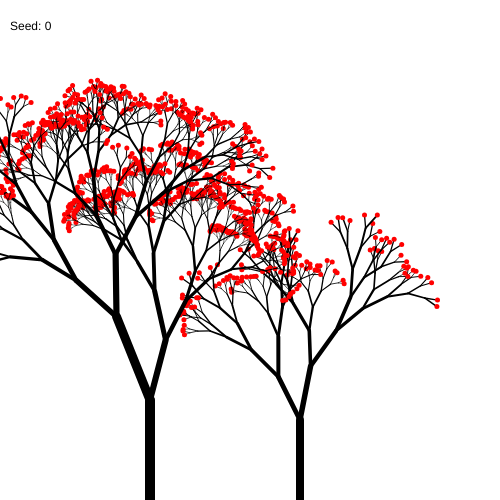
Frame 1 (no input)
Frame 60 (no input): identical to frame 1, image omitted
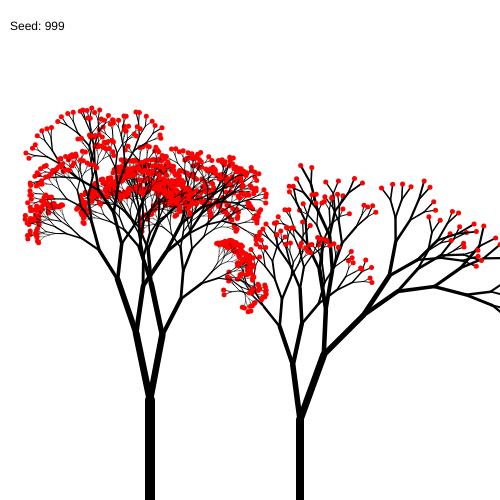
Frame 120 (the mouse pressed at the canvas centre since frame 60)

The p5.js sketch that drew these frames (run headless with seeded random() and noise() and a simulated clock; from frame 60 on, the mouse is pressed at the canvas centre):

// p5.js sketch
// ── sketch.js
let seed = 0

function setup() {
	createCanvas(500, 500)
}

function mousePressed() {
	seed = Math.floor(millis())
}

function draw() {
	background(255)
	randomSeed(seed)
	ramo(width * 0.6, height, -PI/2, 80, 7)

	ramo(width * 0.3, height, -PI/2, 100, 10)

	fill(0)
	text("Seed: " + seed, 10, 30)
}


function ramo(cx, cy, angolo, lunghezza, iterazione) {

	const px = cx + cos(angolo) * lunghezza
	const py = cy + sin(angolo) * lunghezza

	strokeWeight(lunghezza * 0.1)
	stroke(0)
	line(cx, cy, px, py)

	if (iterazione > 0) {
		ramo(px, py, angolo + random(0.1, 0.5), lunghezza * random(0.6, 0.9), iterazione-1)
		ramo(px, py, angolo - random(0.1, 0.5), lunghezza * random(0.6, 0.9), iterazione-1)
	} else {
		noStroke()
		fill(255,0,0)
		ellipse(px, py, 5, )
	}

	// if (iterazione > 0) {
	// 	ramo(px, py, angolo + mouseX * 0.01, lunghezza * 0.8, iterazione-1)
	// 	ramo(px, py, angolo - mouseX * 0.01, lunghezza * 0.8, iterazione-1)
	// }
}
